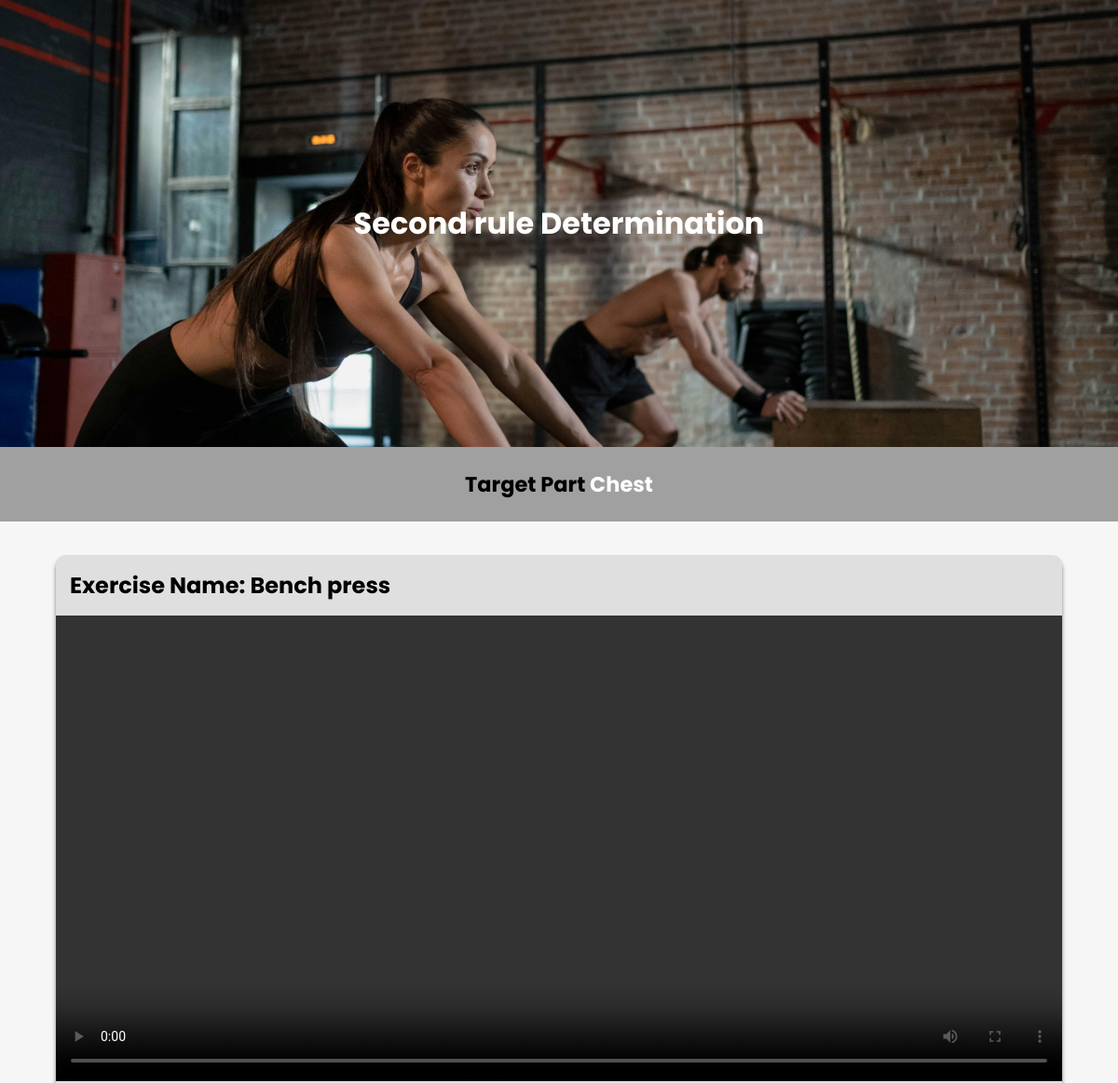
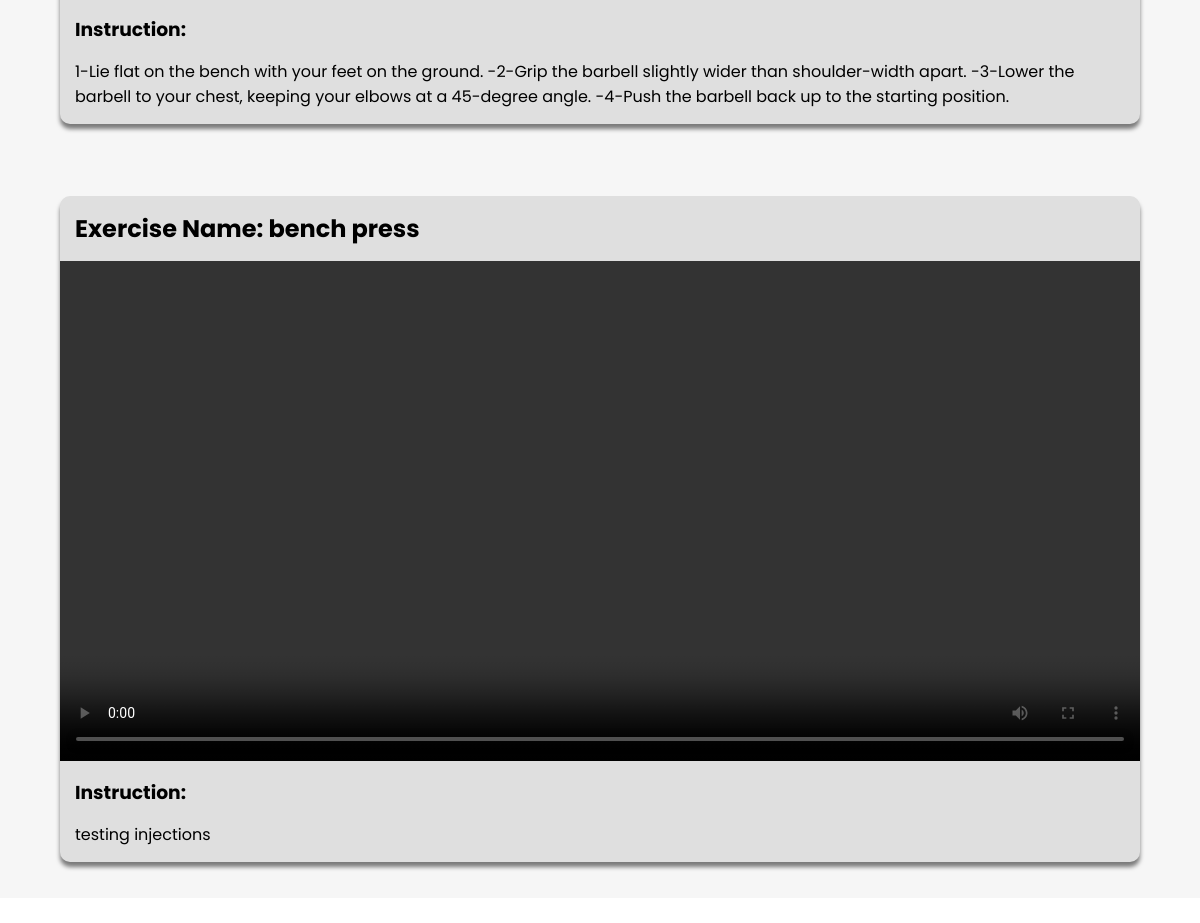
/chest.php (signed in), run on the app's committed database (2 pictures, top to bottom).
### tables this page shows
CREATE TABLE `courses` (
  `courseId` int(255) NOT NULL,
  `coach_id` int(255) NOT NULL,
  `video_id` int(255) NOT NULL,
  `name` varchar(50) NOT NULL,
  `instructions` mediumtext NOT NULL,
  `muscle` varchar(50) NOT NULL
);

CREATE TABLE `video` (
  `videoId` int(255) NOT NULL,
  `content` varchar(50) NOT NULL
);

### chest.php (the view, shortened to what this page needs)
<?php
require('db_connect.php');
$sql="SELECT * FROM courses WHERE muscle LIKE '%chest%'";
$result=mysqli_query($conn,$sql);
if($result){
if ($result->num_rows > 0) {
$row1 = mysqli_fetch_assoc($result);
$muscle = $row1['muscle'];
}else{
    $muscle="Not set yet!";
}
}else{
    echo "Error: " . $sql . "<br>" . mysqli_error($conn);
}
?>
<!DOCTYPE html>
<html lang="en">
<head>
    <link rel="stylesheet" href="./css/course.css">
</head>
<body>
    <section class="intro">
        <h1>Second rule Determination</h1>
    </section>
    <section class="coach-name">
        <h1>Target Part <span style="color: white;"><?php echo $muscle; ?></span></h1>
    </section>
    <section class="course-container">
            <?php
            $sql="SELECT * FROM courses WHERE muscle LIKE '%chest%'";
            $result=mysqli_query($conn,$sql);
            if($result){
            if ($result->num_rows > 0) {
            while ($row = mysqli_fetch_assoc($result)) {
                $video_id = $row['video_id'];
                $sql2 = "SELECT * From video WHERE videoId=$video_id";
                $result2 = mysqli_query($conn, $sql2);
                if ($result2) {
                    if ($result2->num_rows > 0) {
                        $row2 = mysqli_fetch_assoc($result2);
                    }
                }
                else{
                    echo "Error: " . $sql . "<br>" . mysqli_error($conn);
                }
            echo '
            <div class="content-container">
            <h1>Exercise Name: <span>'.$row['name'].'</span></h1>
            <video src="'.$row2['content'].'" controls></video>
            <h3>Instruction:</h3>
            <p>'.$row['instructions'].'</p>
        </div>';
            }
            }else{
                echo " Exercises Not Set yet!";
            }
        }
            ?>
    </section>
</body>
</html>

### css/course.css (style rules this page uses)
* { margin: 0; padding: 0; box-sizing: border-box; font-family: "Poppins", sans-serif; }
.intro { width: 100%; height: 60vh; background-image: url(../images/pexels-cottonbro-7676548.jpg); background-size: cover; background-position: center; background-repeat: no-repeat; }
.intro { display: flex; justify-content: center; align-items: center; color: white; }
.intro h1 { font-size:xx-large; text-align: center; }
.coach-name { width: 100%; height: 10vh; background-color: rgb(160, 160, 160); text-align: center; display: flex; justify-content: center; align-items: center; font-size: larger; font-family: cursive; }
.course-container { width: 100%; height: auto; background-color: rgb(246, 246, 246); display: flex; flex-direction: column; justify-content: center; align-items: center; }
.content-container { margin-top: 3%; margin-bottom: 3%; background-color: rgb(223, 223, 223); width: 60%; height: auto; border-radius: 10px; box-shadow: 0 5px 4px rgba(0,0,0,0.5); }
.content-container h1 { padding: 15px; font-size: x-large; }
.content-container h3 { padding: 10px 15px 0px 15px; }
.content-container video { width: 100%; height: 500px; }
.content-container p { padding:15px; }
@media screen and (orientation:portrait) { .content-container { width: 90%; } }
@media screen and (orientation:portrait) { .coach-name { font-size: 15px; } }

### data on the page
courses: muscle "Chest", name "Bench press", instructions "1-Lie flat on the bench with your feet on the ground. -2-Grip the barbell slightly wider than shoulder-width apart. -3-Lower the barbell to your chest, keeping your elbows at a 45-degree angle. -4-Push the barbell back up to the starting position."
courses: name "bench press", instructions "testing injections"
